Frame 1 (no input): blank canvas, image omitted
Frame 60 (no input): blank canvas, image omitted
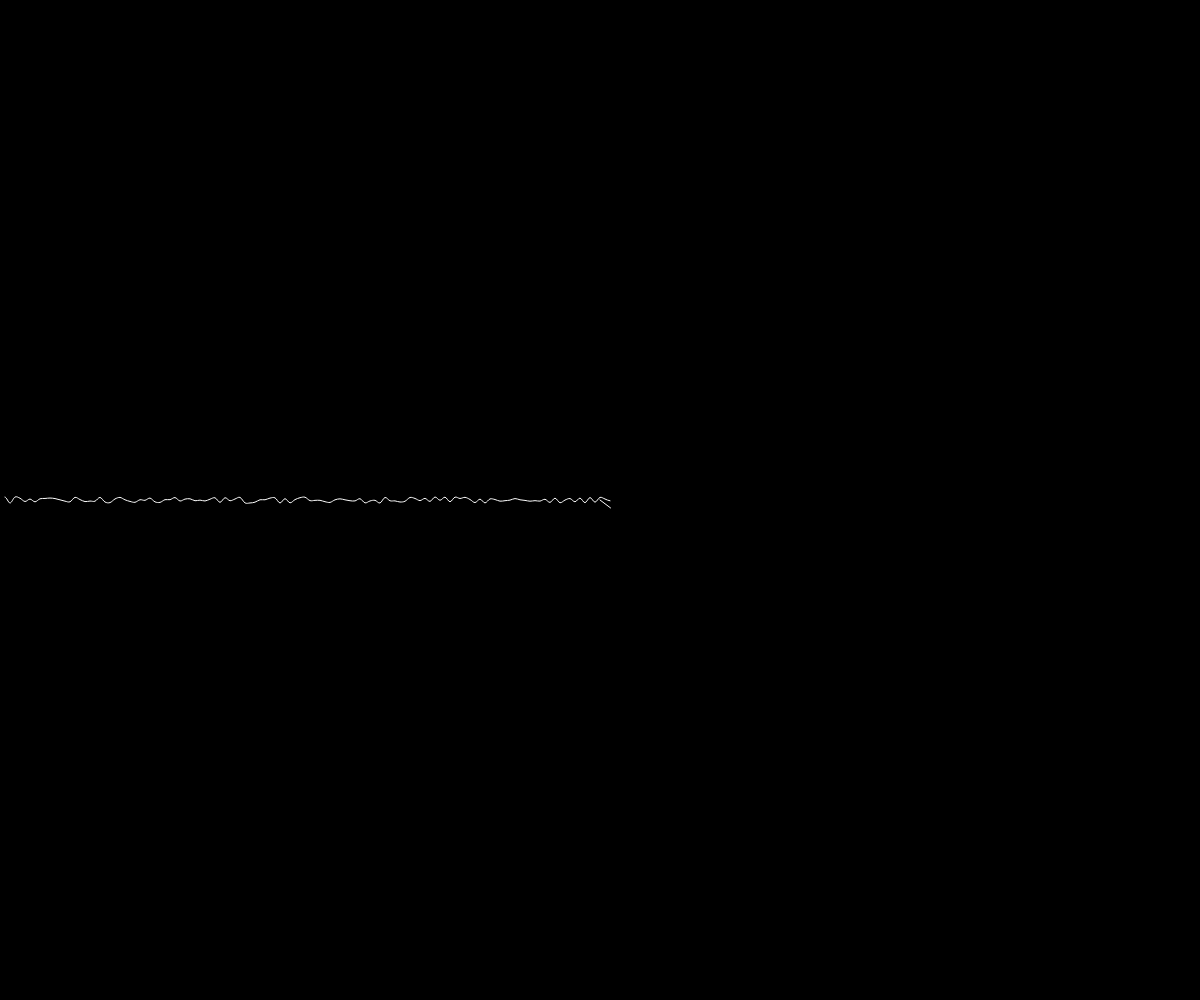
Frame 120 (the mouse pressed at the canvas centre since frame 60)

The p5.js sketch whose frames 1 and 60 were blank and that drew this single picture after the mouse press (run headless with seeded random() and noise() and a simulated clock; from frame 60 on, the mouse is pressed at the canvas centre):

// p5.js sketch
// ── sketch.js
var bars = [];

function setup() {
  createCanvas(windowWidth, windowHeight);

  var b = new Bar(0, height / 2, width, 1);
  bars.push(b);
  stroke(255);
  noFill();
}

function draw() {
  background(0);
  for (var i = 0; i < bars.length; i++) {
    bars[i].update();
    bars[i].display();
  }
}

function Bar(x, y, l, direction) {
  this.x = x;
  this.y = y;
  this.xlength = l;
  this.ylength = random(5, 25);
  this.direction = direction;
  if (this.direction == 1) {
    this.num = windowWidth;
  } else {
    this.num = random(10, 20);
  }
  this.yvals = [this.y + 3, this.y - 3, this.y + 3, this.y - 3];

  this.update = function() {
    if (this.yvals.length < this.num) {

      if (this.direction == 1) {
        this.yvals.push(this.y + random(-3, 3));
      } else if (this.direction == 2) {
        var index = this.yvals.length - 1;
        var newVal = this.yvals[index] + random(-5, -1);
        this.yvals.push(newVal);
      } else if (this.direction == 3) {
        var index = this.yvals.length - 1;
        var newVal = this.yvals[index] + random(1, 5);
        this.yvals.push(newVal);
      }

    }
  }
  this.display = function() {
    if (this.direction == 1) {
      beginShape();
      for (var i = 0; i < this.yvals.length; i++) {
        curveVertex(this.x + (i * 5), this.yvals[i]);
      }
      endShape();
    } else if (this.direction == 2) {
      line(this.x, this.y, this.x + this.xlength, this.y - this.ylength);
    } else if (this.direction == 3) {
      line(this.x, this.y, this.x + this.xlength, this.y + this.ylength)
    }
  }
}

function mousePressed() {
  var b = new Bar(mouseX, height / 2, random(5, 25), round(random(2, 3)));
  bars.push(b);
}
